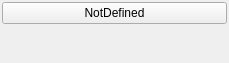
<?xml version="1.0" encoding="UTF-8"?>
<ui version="4.0">
 <class>FormCmd</class>
 <widget class="QWidget" name="FormCmd">
  <property name="geometry">
   <rect>
    <x>0</x>
    <y>0</y>
    <width>229</width>
    <height>63</height>
   </rect>
  </property>
  <property name="maximumSize">
   <size>
    <width>400</width>
    <height>16777215</height>
   </size>
  </property>
  <property name="windowTitle">
   <string>Form</string>
  </property>
  <layout class="QGridLayout" name="gridLayout">
   <property name="leftMargin">
    <number>2</number>
   </property>
   <property name="topMargin">
    <number>2</number>
   </property>
   <property name="rightMargin">
    <number>2</number>
   </property>
   <property name="bottomMargin">
    <number>2</number>
   </property>
   <property name="spacing">
    <number>2</number>
   </property>
   <item row="0" column="0">
    <widget class="QPushButton" name="btn">
     <property name="minimumSize">
      <size>
       <width>150</width>
       <height>0</height>
      </size>
     </property>
     <property name="text">
      <string>NotDefined</string>
     </property>
    </widget>
   </item>
   <item row="1" column="0">
    <spacer name="verticalSpacer">
     <property name="orientation">
      <enum>Qt::Vertical</enum>
     </property>
     <property name="sizeHint" stdset="0">
      <size>
       <width>20</width>
       <height>10</height>
      </size>
     </property>
    </spacer>
   </item>
   <item row="0" column="1" rowspan="2">
    <layout class="QVBoxLayout" name="valueLayout">
     <property name="spacing">
      <number>2</number>
     </property>
     <property name="leftMargin">
      <number>0</number>
     </property>
    </layout>
   </item>
  </layout>
 </widget>
 <resources/>
 <connections/>
</ui>
